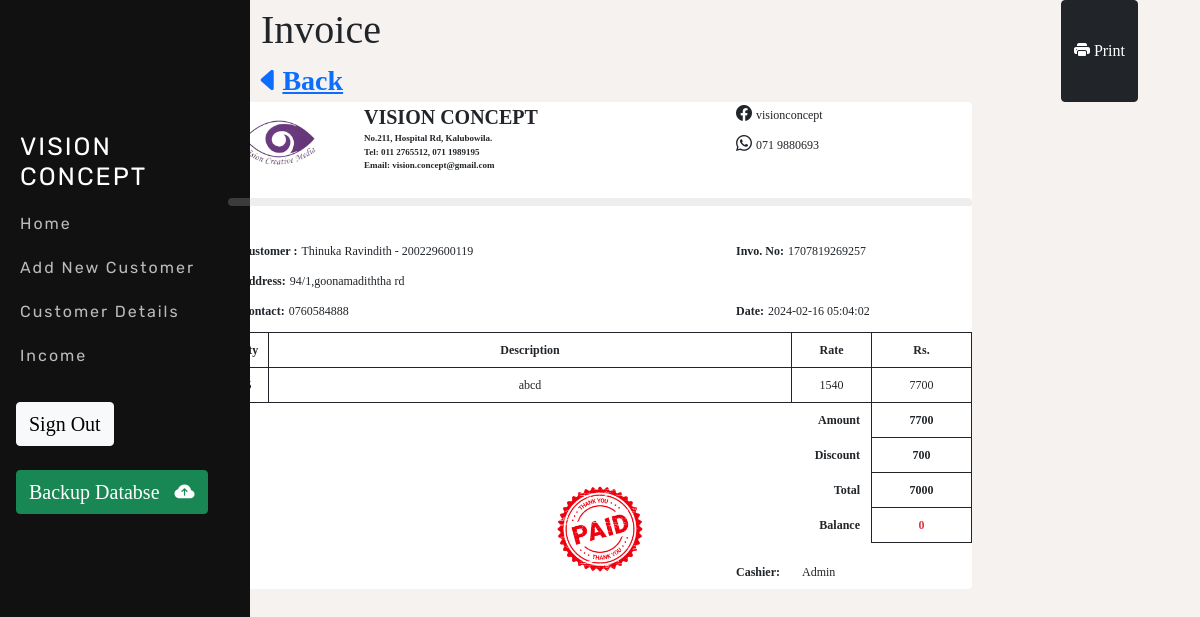
The page /invoice.php?invoid=1707819269257 on the database its author committed.
### tables this page shows
CREATE TABLE `invoice` (
  `id` varchar(70) NOT NULL,
  `date` datetime DEFAULT NULL,
  `payment_complete_date` datetime DEFAULT NULL,
  `customer_id` varchar(70) DEFAULT NULL,
  `payment` double DEFAULT NULL,
  `price` double DEFAULT NULL,
  `discount` double DEFAULT NULL,
  `payment_status_id` int DEFAULT NULL,
  `status_id` int DEFAULT '1',
  PRIMARY KEY (`id`),
  KEY `FK_invoice_customer` (`customer_id`),
  KEY `FK_invoice_payment_status` (`payment_status_id`),
  KEY `FK_invoice_status` (`status_id`),
  CONSTRAINT `FK_invoice_customer` FOREIGN KEY (`customer_id`) REFERENCES `customer` (`id`),
  CONSTRAINT `FK_invoice_payment_status` FOREIGN KEY (`payment_status_id`) REFERENCES `payment_status` (`id`),
  CONSTRAINT `FK_invoice_status` FOREIGN KEY (`status_id`) REFERENCES `status` (`id`)
);

CREATE TABLE `customer` (
  `id` varchar(70) NOT NULL DEFAULT 'AUTO_INCREMENT',
  `name` varchar(50) DEFAULT NULL,
  `address` varchar(150) DEFAULT NULL,
  `datetime` datetime DEFAULT NULL,
  `dob` date DEFAULT NULL,
  `mobile` varchar(50) DEFAULT NULL,
  PRIMARY KEY (`id`)
);

CREATE TABLE `invoice_item` (
  `id` int NOT NULL AUTO_INCREMENT,
  `invoice_id` varchar(70) DEFAULT NULL,
  `qty` varchar(100) DEFAULT NULL,
  `description` varchar(200) DEFAULT NULL,
  `rate` double DEFAULT NULL,
  PRIMARY KEY (`id`),
  KEY `FK_invoice_item_invoice` (`invoice_id`),
  CONSTRAINT `FK_invoice_item_invoice` FOREIGN KEY (`invoice_id`) REFERENCES `invoice` (`id`)
);

### connection.php (called while the page is built, shortened)
<?php
class Database{
    public static $connection;
    public static function setUpConnection(){
        if(!isset(Database::$connection)){
                Database::$connection = new mysqli("localhost","root","MTrw@20021022","vision_concept","3306");
        }
    }
    public static function search($q){
        $resultset = Database::$connection->query($q);
        return $resultset;
    }
}
?>

### invoice.php (the view, shortened to what this page needs)
<!DOCTYPE html>
<html lang="en">
<head>
    <link rel="stylesheet" href="https://cdn.jsdelivr.net/npm/bootstrap-icons@1.8.3/font/bootstrap-icons.css">
    <link rel="stylesheet" href="style.css">
    <link rel="stylesheet" href="bootstrap.css">
    <link rel="stylesheet" href="https://cdn.jsdelivr.net/npm/bootstrap-icons@1.5.0/font/bootstrap-icons.css">
    <link rel="stylesheet" href="https://use.fontawesome.com/releases/v5.7.2/css/all.css" />
    <link rel="stylesheet" href="https://stackpath.bootstrapcdn.com/bootstrap/5.0.0-alpha1/css/bootstrap.min.css" />
    <link rel="stylesheet" href="https://use.fontawesome.com/releases/v5.7.2/css/all.css" />
</head>
<body class="body">
    <div class="container  mb-5">
        <div class="row">
            <?php
            $custid = $_GET["custid"];
            ?>
            <div class="d-none d-lg-block">
                <?php
                require "sideBar.php"
                ?>
            </div>
            <div class=" col-6 text-center" id="pheading">
                <span class="col-12 addprohead fs-1">Invoice</span>
                <div class=" col-11 fs-3 fw-bold"><a href="customers.php"><i class="bi bi-caret-left-fill"></i>Back</a></div>
            </div>
            <div class="col-6 btn-toolbar justify-content-end " id="printbtn">
                <button class="btn btn-dark me-2" onclick="printInvoice(<?php echo $custid; ?>)"><i class="bi bi-printer-fill"></i> Print</button>
            </div>
            <div class="col-lg-8 bg-body offset-lg-2 rounded mb-3" id="page">
                <div class="row">
                    <div class="col-12">
                        <div class="row">
                            <div class="col-2">
                                <span class="col-4 text-lg-start title01">
                                    <img src="logo.png" style="height: 80px; cursor: pointer;" onclick="himg();">
                                </span>
                            </div>
                            <div class="col-6 text-primary text-dark fw-bold" style="font-size: 9px;">
                                <span class="col-12 fs-5">VISION CONCEPT</span><br />
                                <span>No.211, Hospital Rd, Kalubowila.</span><br />
                                <span>Tel: 011 2765512, 071 1989195</span><br>
                                <span>Email: vision.concept@gmail.com</span>
                            </div>
                            <div class="col-4">
                                <span class="col-4 text-lg-start">
                                    <i class="bi bi-facebook"></i>
                                    <label class="form-label" style="font-size: 12px;">visionconcept</label>
                                </span><br />
                                <span class="col-4 text-lg-start">
                                    <i class="bi bi-whatsapp"></i>
                                    <label class="form-label" style="font-size: 12px;">071 9880693</label>
                                </span><br />
                            </div>
                        </div>
                    </div>
                    <hr class="rounded mt-3 bg-dark">
                    <div class="mt-3">
                        <div class="row">
                            <?php
                            require "connection.php";
                            $invoid = $_GET["invoid"];
                            $customer_rs = Database::search("SELECT * FROM `invoice` JOIN `customer` ON `invoice`.`customer_id`=`customer`.`id` WHERE `invoice`.`id`='" . $invoid . "'");
                            $customer_data = $customer_rs->fetch_assoc();
                            ?>
                            <div class="col-8">
                                <label class="form-label fw-bold" style="font-size: 12px;">Customer :</label>
                                <label class="form-label" style="font-size: 12px;"><?php echo $customer_data["name"]; ?></label>
                            </div>
                            <div class="col-4">
                                <label class="form-label fw-bold" style="font-size: 12px;">Invo. No:</label>
                                <label class="form-label" style="font-size: 12px;"><?php echo $invoid; ?></label>
                            </div>
                            <div class="col-12">
                                <label class="form-label fw-bold" style="font-size: 12px;">Address:</label>
                                <label class="form-label" style="font-size: 12px;"><?php echo $customer_data["address"]; ?></label>
                            </div>
                            <div class="col-8">
                                <label class="form-label fw-bold" style="font-size: 12px;">Contact:</label>
                                <label class="form-label" style="font-size: 12px;"><?php echo $customer_data["mobile"]; ?></label>
                            </div>
                            <div class="col-4">
                                <label class="form-label fw-bold" style="font-size: 12px;">Date:</label>
                                <label class="form-label" style="font-size: 12px;"><?php echo $customer_data["date"]; ?></label>
                            </div>
                        </div>
                    </div>
                    <div class="mt-1">
                        <div class="row">
                            <table class="table table-bordered border-dark" style="font-size: 12px;">
                                <thead>
                                    <tr class="border border-0 border-dark ">
                                        <th class="text-center border-dark border border-1" style="width: 40px;">Qty</th>
                                        <th class="text-center border-dark border border-1">Description</th>
                                        <th class="text-center border-dark border border-1" style="width: 80px;">Rate</th>
                                        <th class="text-center border-dark border border-1" style="width: 100px;">Rs.</th>
                                    </tr>
                                </thead>
                                <tbody>
                                    <?php
                                    $invoice_rs = Database::search("SELECT * FROM `invoice_item` WHERE `invoice_id`='" . $invoid . "'");
                                    $invoice_num = $invoice_rs->num_rows;
                                    for ($i = 0; $i < $invoice_num; $i++) {
                                        $invoice_data = $invoice_rs->fetch_assoc();
                                    ?>
                                        <tr>
                                            <td class="text-center text-dark"><?php echo $invoice_data["qty"]; ?></td>
                                            <td class="text-center text-dark"><?php echo $invoice_data["description"]; ?></td>
                                            <td class="text-center text-dark"><?php echo $invoice_data["rate"]; ?></td>
                                            <td class="text-center text-dark"><?php echo $invoice_data["qty"] * $invoice_data["rate"]; ?></td>
                                        </tr>
                                    <?php
                                    }
                                    $invoicesum_rs = Database::search("SELECT SUM(rate) AS sumrate, SUM(rate*qty) AS sumprice FROM `invoice_item` WHERE `invoice_id`='" . $invoid . "'");
                                    $invoicesum_data = $invoicesum_rs->fetch_assoc();
                                    ?>
                                    <tr class="border border-0 border-dark ">
                                        <td class="text-center text-dark border-0"></td>
                                        <td class="text-center text-dark border-dark border border-0"></td>
                                        <td class="text-end text-dark fw-bold border-0">Amount&nbsp;</td>
                                        <td class="text-center text-dark fw-bold"><?php echo $invoicesum_data["sumprice"]; ?></td>
                                    </tr>
                                    <?php
                                    if ($customer_data["discount"] == 0) {
                                    } else {
                                    ?>
                                        <tr class="border border-0 border-dark ">
                                            <td class="text-center text-dark border-0"></td>
                                            <td class="text-center text-dark border-dark border border-0"></td>
                                            <td class="text-end text-dark fw-bold border-0">Discount&nbsp;</td>
                                            <td class="text-center text-dark fw-bold border-dark fw-bold border border-1"><?php echo $customer_data["discount"]; ?></td>
                                        </tr>
                                        <tr class="border border-0 border-dark ">
                                            <td class="text-center text-dark border-0"></td>
                                            <td class="text-center text-dark border-dark border border-0"></td>
                                            <td class="text-end text-dark fw-bold border-0">Total&nbsp;</td>
                                            <td class="text-center text-dark fw-bold border-dark fw-bold border border-1"><?php echo $customer_data["price"]; ?></td>
                                        </tr>
                                    <?php  }
                                    ?>
                                    <tr class="border border-0 border-dark">
                                        <td class="text-center text-dark border-0"></td>
                                        <td class="text-center text-dark border-0"></td>
                                        <td class="text-end text-dark fw-bold border-0">Balance&nbsp;</td>
                                        <td class="text-center text-danger fw-bold border-dark border border-1"><?php if ($customer_data["payment_status_id"] == 1) {
                                                                                                                    echo "0";
                                                                                                                } else {
                                                                                                                    echo $customer_data["price"] - $customer_data["payment"];
                                                                                                                }  ?></td>
                                    </tr>
                                </tbody>
                            </table>
                        </div>
                    </div>
                    <?php if ($customer_data["payment_status_id"] == 1) {
                    ?>
                        <div class="offset-5 col-7"><img style="position: absolute;margin-top: -80px;" width="100px" src="res/paid_seal.png" /></div>
                    <?php
                    }
                    ?>
                    <div class="mt-1" style="font-size: 12px;">
                        <div class="row">
                            <div class="col-8">
                            </div>
                            <div class="col-4">
                                <label class="form-label fw-bold">Cashier:&nbsp;</label>
                                <label class="form-label  mx-3">Admin</label>
                            </div>
                        </div>
                    </div>
                </div>
            </div>
        </div>
    </div>
</body>
</html>

### style.css (style rules this page uses)
.body { background-color: rgba(245, 242, 239, 0.932); }
table { font-family: arial, sans-serif; border-collapse: collapse; width: 100%; border: #000000; }
td, th { border: 1px solid #000000; text-align: center; padding: 8px; }
hr.rounded { border-top: 8px solid #bbb; border-radius: 5px; }
* { font-family: "NeuzeitGro"; }

### sideBar.css (style rules this page uses)
body { margin: 0; }

### rows shown on the page
invoice: customer.name "Thinuka Ravindith - 200229600119", customer.address "94/1,goonamadiththa rd", customer.mobile "0760584888", date "2024-02-16 05:04:02", discount "700", price "7000"
invoice_item: description "abcd", rate "1540", $invoice_data["qty"] * $invoice_data["rate"] "7700"

### other values the page prints
$invoid "1707819269257"
$invoicesum_data["sumprice"] "7700"
